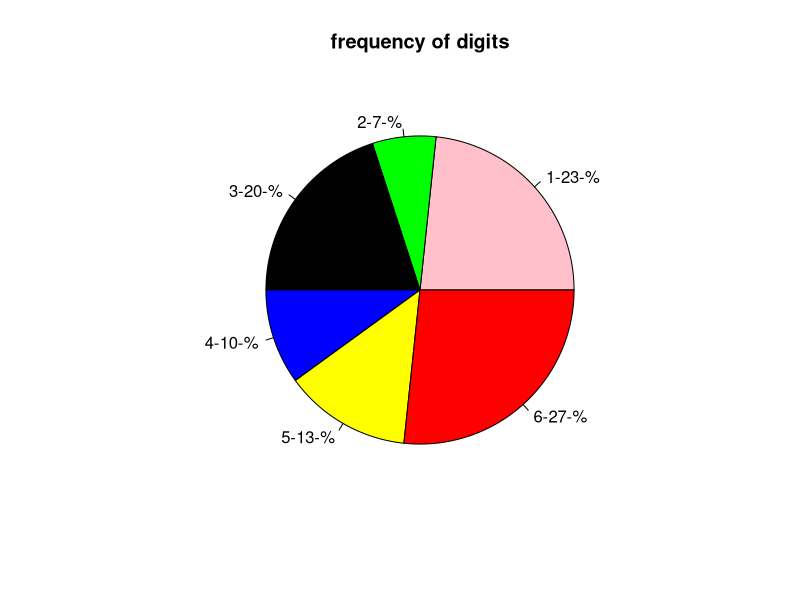

Reproduce this figure in R.
# pie diagram
digits  = c(1,2,3,4,5,6)
freq = c(7,2,6,3,4,8)
df = data.frame(digits ,freq)
print(df)
per = round(100 * (df  $freq/sum ( df $freq)))
pie (df $freq ,label=paste(df $ digits , sep="-",per,"%") , main = "frequency of digits" ,col = c("pink","green","black","blue","yellow","red"))